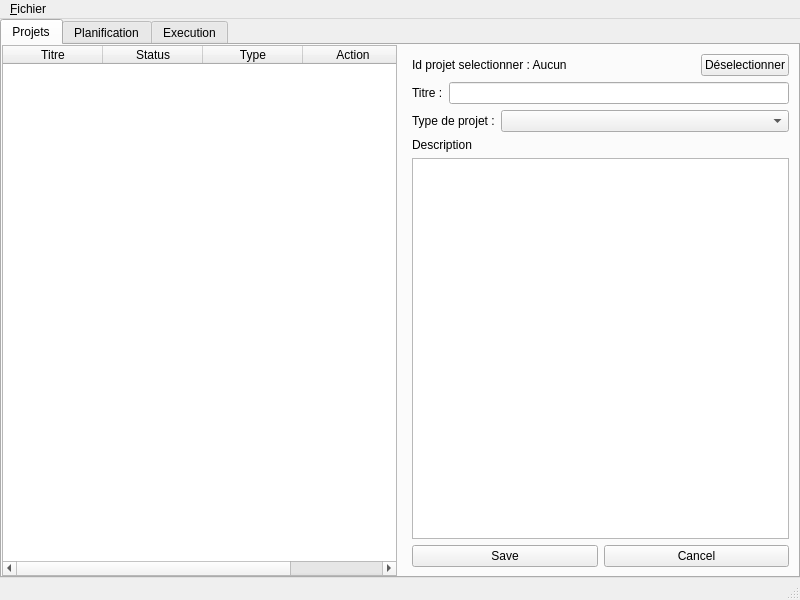
<?xml version="1.0" encoding="UTF-8"?>
<ui version="4.0">
 <class>MainWindow</class>
 <widget class="QMainWindow" name="MainWindow">
  <property name="geometry">
   <rect>
    <x>0</x>
    <y>0</y>
    <width>800</width>
    <height>600</height>
   </rect>
  </property>
  <property name="windowTitle">
   <string>MainWindow</string>
  </property>
  <widget class="QWidget" name="centralwidget">
   <layout class="QVBoxLayout" name="verticalLayout">
    <property name="spacing">
     <number>0</number>
    </property>
    <property name="leftMargin">
     <number>0</number>
    </property>
    <property name="topMargin">
     <number>0</number>
    </property>
    <property name="rightMargin">
     <number>0</number>
    </property>
    <property name="bottomMargin">
     <number>0</number>
    </property>
    <item>
     <widget class="QTabWidget" name="tabWidget">
      <property name="currentIndex">
       <number>0</number>
      </property>
      <widget class="QWidget" name="project_tab">
       <attribute name="title">
        <string>Projets</string>
       </attribute>
       <layout class="QHBoxLayout" name="horizontalLayout">
        <property name="leftMargin">
         <number>0</number>
        </property>
        <property name="topMargin">
         <number>0</number>
        </property>
        <property name="rightMargin">
         <number>0</number>
        </property>
        <property name="bottomMargin">
         <number>0</number>
        </property>
        <item>
         <widget class="QTableWidget" name="project_table">
          <column>
           <property name="text">
            <string>Titre</string>
           </property>
          </column>
          <column>
           <property name="text">
            <string>Status</string>
           </property>
          </column>
          <column>
           <property name="text">
            <string>Type</string>
           </property>
          </column>
          <column>
           <property name="text">
            <string>Action</string>
           </property>
          </column>
         </widget>
        </item>
        <item>
         <widget class="QWidget" name="widget" native="true">
          <layout class="QVBoxLayout" name="verticalLayout_2">
           <item>
            <widget class="QWidget" name="widget_4" native="true">
             <layout class="QHBoxLayout" name="horizontalLayout_4">
              <property name="leftMargin">
               <number>0</number>
              </property>
              <property name="topMargin">
               <number>0</number>
              </property>
              <property name="rightMargin">
               <number>0</number>
              </property>
              <property name="bottomMargin">
               <number>0</number>
              </property>
              <item>
               <widget class="QLabel" name="selected_project_label">
                <property name="sizePolicy">
                 <sizepolicy hsizetype="Expanding" vsizetype="Preferred">
                  <horstretch>0</horstretch>
                  <verstretch>0</verstretch>
                 </sizepolicy>
                </property>
                <property name="text">
                 <string>Id projet selectionner : Aucun</string>
                </property>
               </widget>
              </item>
              <item>
               <widget class="QPushButton" name="unselect_project_button">
                <property name="sizePolicy">
                 <sizepolicy hsizetype="Minimum" vsizetype="Minimum">
                  <horstretch>0</horstretch>
                  <verstretch>0</verstretch>
                 </sizepolicy>
                </property>
                <property name="text">
                 <string>Déselectionner</string>
                </property>
               </widget>
              </item>
             </layout>
            </widget>
           </item>
           <item>
            <widget class="QWidget" name="widget_2" native="true">
             <layout class="QHBoxLayout" name="horizontalLayout_2">
              <property name="leftMargin">
               <number>0</number>
              </property>
              <property name="topMargin">
               <number>0</number>
              </property>
              <property name="rightMargin">
               <number>0</number>
              </property>
              <property name="bottomMargin">
               <number>0</number>
              </property>
              <item>
               <widget class="QLabel" name="label_2">
                <property name="text">
                 <string>Titre :</string>
                </property>
               </widget>
              </item>
              <item>
               <widget class="QLineEdit" name="project_title_line_edit"/>
              </item>
             </layout>
            </widget>
           </item>
           <item>
            <widget class="QWidget" name="widget_5" native="true">
             <layout class="QHBoxLayout" name="horizontalLayout_5">
              <property name="leftMargin">
               <number>0</number>
              </property>
              <property name="topMargin">
               <number>0</number>
              </property>
              <property name="rightMargin">
               <number>0</number>
              </property>
              <property name="bottomMargin">
               <number>0</number>
              </property>
              <item>
               <widget class="QLabel" name="label_3">
                <property name="text">
                 <string>Type de projet :</string>
                </property>
               </widget>
              </item>
              <item>
               <widget class="QComboBox" name="project_type_combo">
                <property name="sizePolicy">
                 <sizepolicy hsizetype="Expanding" vsizetype="Fixed">
                  <horstretch>0</horstretch>
                  <verstretch>0</verstretch>
                 </sizepolicy>
                </property>
               </widget>
              </item>
             </layout>
            </widget>
           </item>
           <item>
            <widget class="QLabel" name="label">
             <property name="text">
              <string>Description</string>
             </property>
            </widget>
           </item>
           <item>
            <widget class="QTextBrowser" name="project_description_text"/>
           </item>
           <item>
            <widget class="QWidget" name="widget_3" native="true">
             <layout class="QHBoxLayout" name="horizontalLayout_3">
              <property name="leftMargin">
               <number>0</number>
              </property>
              <property name="topMargin">
               <number>0</number>
              </property>
              <property name="rightMargin">
               <number>0</number>
              </property>
              <property name="bottomMargin">
               <number>0</number>
              </property>
              <item>
               <widget class="QPushButton" name="save_project_button">
                <property name="text">
                 <string>Save</string>
                </property>
               </widget>
              </item>
              <item>
               <widget class="QPushButton" name="cancel_project_button">
                <property name="text">
                 <string>Cancel</string>
                </property>
               </widget>
              </item>
             </layout>
            </widget>
           </item>
          </layout>
         </widget>
        </item>
       </layout>
      </widget>
      <widget class="QWidget" name="plan_tab">
       <attribute name="title">
        <string>Planification</string>
       </attribute>
      </widget>
      <widget class="QWidget" name="run_tab">
       <attribute name="title">
        <string>Execution</string>
       </attribute>
      </widget>
     </widget>
    </item>
   </layout>
  </widget>
  <widget class="QMenuBar" name="menubar">
   <property name="geometry">
    <rect>
     <x>0</x>
     <y>0</y>
     <width>800</width>
     <height>20</height>
    </rect>
   </property>
   <widget class="QMenu" name="menu_Fichier">
    <property name="title">
     <string>&amp;Fichier</string>
    </property>
    <widget class="QMenu" name="database_history_menu">
     <property name="title">
      <string>Base de données récente</string>
     </property>
     <addaction name="clean_database_history_action"/>
    </widget>
    <addaction name="create_database_action"/>
    <addaction name="open_database_action"/>
    <addaction name="separator"/>
    <addaction name="database_history_menu"/>
   </widget>
   <addaction name="menu_Fichier"/>
  </widget>
  <widget class="QStatusBar" name="statusbar"/>
  <action name="create_database_action">
   <property name="text">
    <string>&amp;Créer une base de données</string>
   </property>
  </action>
  <action name="open_database_action">
   <property name="text">
    <string>&amp;Ouvrir une base de donnée</string>
   </property>
  </action>
  <action name="clean_database_history_action">
   <property name="text">
    <string>Nétoyer l'historique</string>
   </property>
  </action>
 </widget>
 <resources/>
 <connections/>
</ui>
